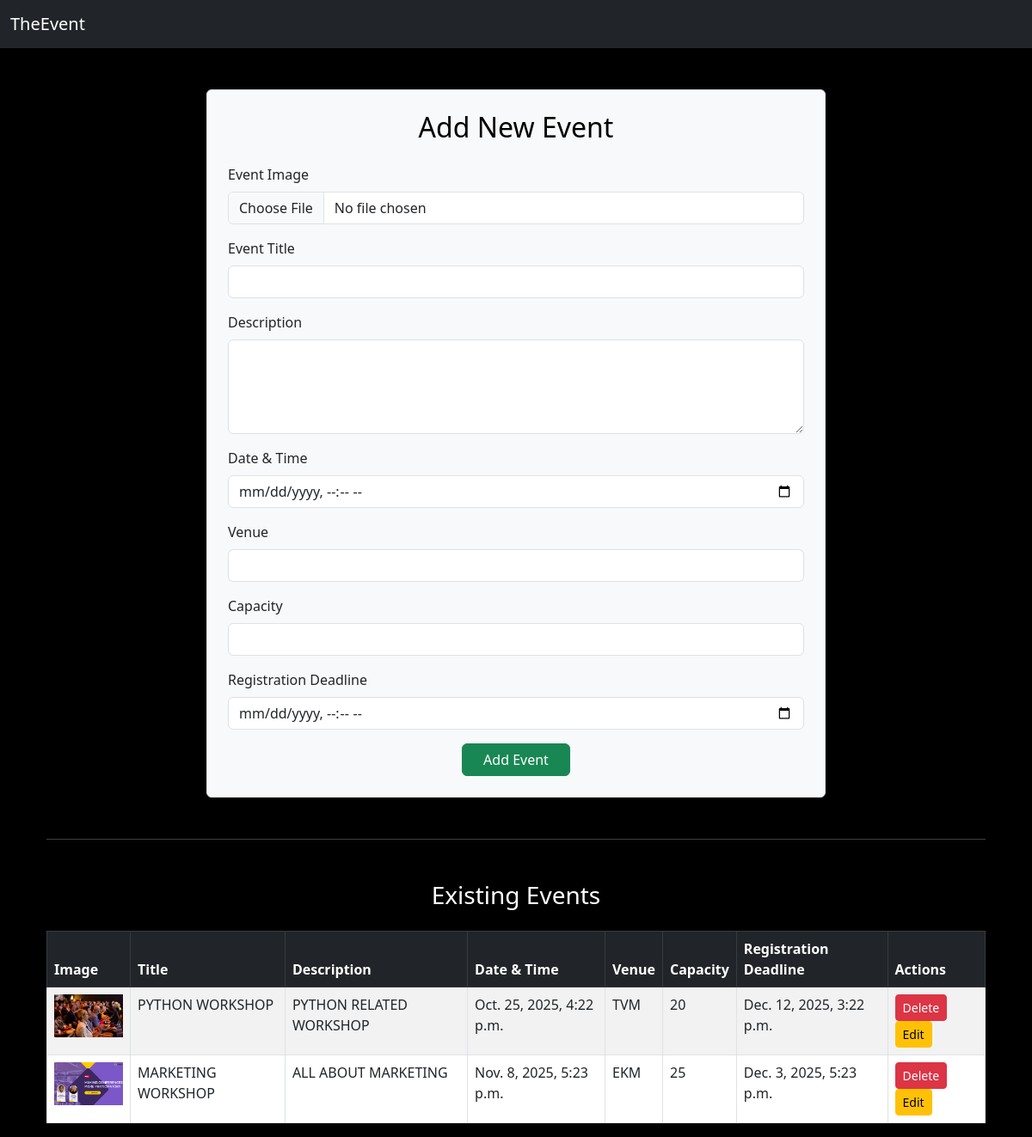
Screenshot of /events/ with the database file from the repository.
### app/models.py (models this page shows, shortened)
class Event(models.Model):
    title = models.CharField(max_length=255)
    image = models.ImageField(upload_to='event_images/', null=True, blank=True)
    description = models.TextField()
    datetime = models.DateTimeField()
    venue = models.CharField(max_length=255)
    capacity = models.IntegerField()
    regdead = models.DateTimeField()

### app/views.py (the view, shortened to what this page needs)
# urls.py: path('events/', views.addevent, name='addevent'),
def addevent(request):
    msg = ""
    events = Event.objects.filter(datetime__gte=timezone.now())
    return render(request, 'adminadd.html', {"msg": msg, "events": events})

### templates/adminadd.html (shortened to what this page needs)
{% extends 'base.html' %}
{% block content %}
<div class="container mt-5">
    <div class="row justify-content-center">
        <div class="col-md-8">
            <form method="POST" enctype="multipart/form-data" class="border p-4 shadow-sm bg-light rounded">
                <h2 class="text-center mb-4" style="color: #000;">Add New Event</h2>
                <div class="mb-3">
                    <label for="image" class="form-label text-dark">Event Image</label>
                    <input type="file" class="form-control" name="image" id="image" required>
                </div>
                <div class="mb-3">
                    <label for="title" class="form-label text-dark">Event Title</label>
                    <input type="text" class="form-control" name="title" id="title" required>
                </div>
                <div class="mb-3">
                    <label for="description" class="form-label text-dark">Description</label>
                    <textarea class="form-control" name="description" id="description" rows="4" required></textarea>
                </div>
                <div class="mb-3">
                    <label for="datetime" class="form-label text-dark">Date & Time</label>
                    <input type="datetime-local" class="form-control" name="datetime" id="datetime" required>
                </div>
                <div class="mb-3">
                    <label for="venue" class="form-label text-dark">Venue</label>
                    <input type="text" class="form-control" name="venue" id="venue" required>
                </div>
                <div class="mb-3">
                    <label for="capacity" class="form-label text-dark">Capacity</label>
                    <input type="number" class="form-control" name="capacity" id="capacity" required>
                </div>
                <div class="mb-3">
                    <label for="regdead" class="form-label text-dark">Registration Deadline</label>
                    <input type="datetime-local" class="form-control" name="regdead" id="regdead" required>
                </div>
                <div class="text-center">
                    <button type="submit" class="btn btn-success px-4">Add Event</button>
                </div>
            </form>
        </div>
    </div>
    <hr class="my-5">
    <h3 class="text-center mb-4 text-white" style="color: #000;">Existing Events</h3>
    {% if events %}
        <div class="table-responsive">
            <table class="table table-bordered table-striped">
                <thead class="table-dark">
                    <tr>
                        <th>Image</th>
                        <th>Title</th>
                        <th>Description</th>
                        <th>Date & Time</th>
                        <th>Venue</th>
                        <th>Capacity</th>
                        <th>Registration Deadline</th>
                        <th>Actions</th>
                    </tr>
                </thead>
                <tbody>
                    {% for event in events %}
                    <tr>
                        <td><img src="{{ event.image.url }}" width="80" height="50" style="object-fit: cover;"></td>
                        <td>{{ event.title }}</td>
                        <td>{{ event.description|truncatewords:10 }}</td>
                        <td>{{ event.datetime }}</td>
                        <td>{{ event.venue }}</td>
                        <td>{{ event.capacity }}</td>
                        <td>{{ event.regdead }}</td>
                        <td>
                            <a href="{% url 'delete_event' event.id %}"
                               class="btn btn-sm btn-danger"
                               onclick="return confirm('Are you sure you want to delete this event?');">
                               Delete
                            </a>
                            <a href="{% url 'update_event' event.id %}" class="btn btn-sm btn-warning">Edit</a>
                        </td>
                    </tr>
                    {% endfor %}
                </tbody>
            </table>
        </div>
    {% else %}
        <p class="text-center text-muted">No events found.</p>
    {% endif %}
</div>
{% endblock %}

### templates/base.html (style rules this page uses)
body { background-color: #000; color: #fff; }
.container { margin-top: 30px; }

### rows the page displays
Event: image (picture), title "PYTHON WORKSHOP", description "PYTHON RELATED WORKSHOP", datetime "Oct. 25, 2025, 4:22 p.m.", venue "TVM", capacity "20", regdead "Dec. 12, 2025, 3:22 p.m."
Event: image (picture), title "MARKETING WORKSHOP", description "ALL ABOUT MARKETING", datetime "Nov. 8, 2025, 5:23 p.m.", venue "EKM", capacity "25", regdead "Dec. 3, 2025, 5:23 p.m."
